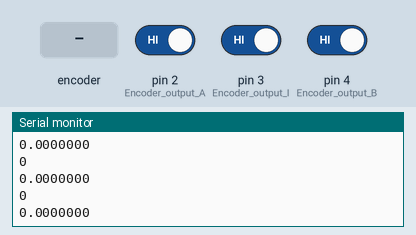
Simulated run of this sketch. Board: Arduino Uno, built with avr-gcc and run on an emulated ATmega328P. Shown: the last lines printed to the serial monitor. The test bench sets the inputs (shaded band); at power-on: pin 2 (Encoder_output_A) HIGH, pin 3 (Encoder_output_I) HIGH, pin 4 (Encoder_output_B) HIGH.

Above: at 1.2 s.
1.3 s: rotary encoder on pin 2 (Encoder_output_A) / pin 4 (Encoder_output_B) turned 1 step (first pin leading)
At 2.4 s:
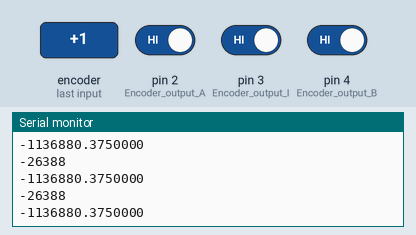
3.0 s: rotary encoder on pin 2 (Encoder_output_A) / pin 4 (Encoder_output_B) turned 1 step (first pin leading)
At 3.9 s:
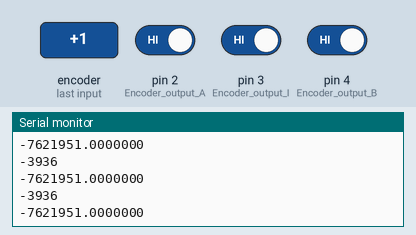
Timing chart, 0 to 6.0 s (numbered marks = the images above; inputs shaded):
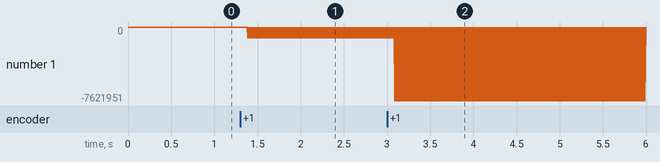

The sketch:

RPM_udregner.ino
```cpp
#define Encoder_output_A 2 // pin 2 of the Arduino
#define Encoder_output_B 4 // pin 4 of the Arduino
#define Encoder_output_I 3 // pin 3 of the Arduino

int Count_pulses = 0;
int RPMCount = 0;
float RPM = 0.0;
uint64_t previousMillis = 0;
uint64_t currentMillis = 0;
int interval = 0;
float rpm_to_radians = 0.10471975512;
float rad_to_deg = 57.29578;
float ang_velocity = 0;
float ang_velocity_deg = 0;


void setup() {
  Serial.begin(19200); // activates the serial communication
  pinMode(Encoder_output_A, INPUT); // sets the Encoder_output_A pin as the input
  pinMode(Encoder_output_B, INPUT); // sets the Encoder_output_B pin as the input
  pinMode(Encoder_output_I, INPUT); // sets the Encoder_output_I pin as the input
  attachInterrupt(digitalPinToInterrupt(Encoder_output_A), DC_Motor_Encoder, RISING);
  attachInterrupt(digitalPinToInterrupt(Encoder_output_I), DC_Motor_Reset, RISING);
}

void loop() {
  //Serial.println(Count_pulses);

  Serial.println(interval);
  Serial.println(RPM, 7);
  if (currentMillis - previousMillis > interval) {
    //RPM_Motor();
  }
}

void DC_Motor_Encoder() {
  int b = digitalRead(Encoder_output_B);
  if (b > 0) {
    Count_pulses++;
  }
  else {
    Count_pulses--;
  }
  RPM_Motor();
}

void DC_Motor_Reset() { //pulser pr omgang
  //Serial.println(Count_pulses);
  //Count_pulses = 0;
}
void RPM_Motor() {
  currentMillis = micros();
  interval = currentMillis - previousMillis;
  RPM = (60000000.0 / interval * 500.0);
  previousMillis = currentMillis;
}
```

Measured:
- after the input at 1.3 s, the serial monitor: prints a new line after 0.09 s (image 1)
- after the input at 3.0 s, the serial monitor: prints a new line after 0.08 s (image 2)
- plotted number 1: 0 → -1136880.38 after the input at 1.3 s, -1136880.38 → -7621951 after the input at 3.0 s
